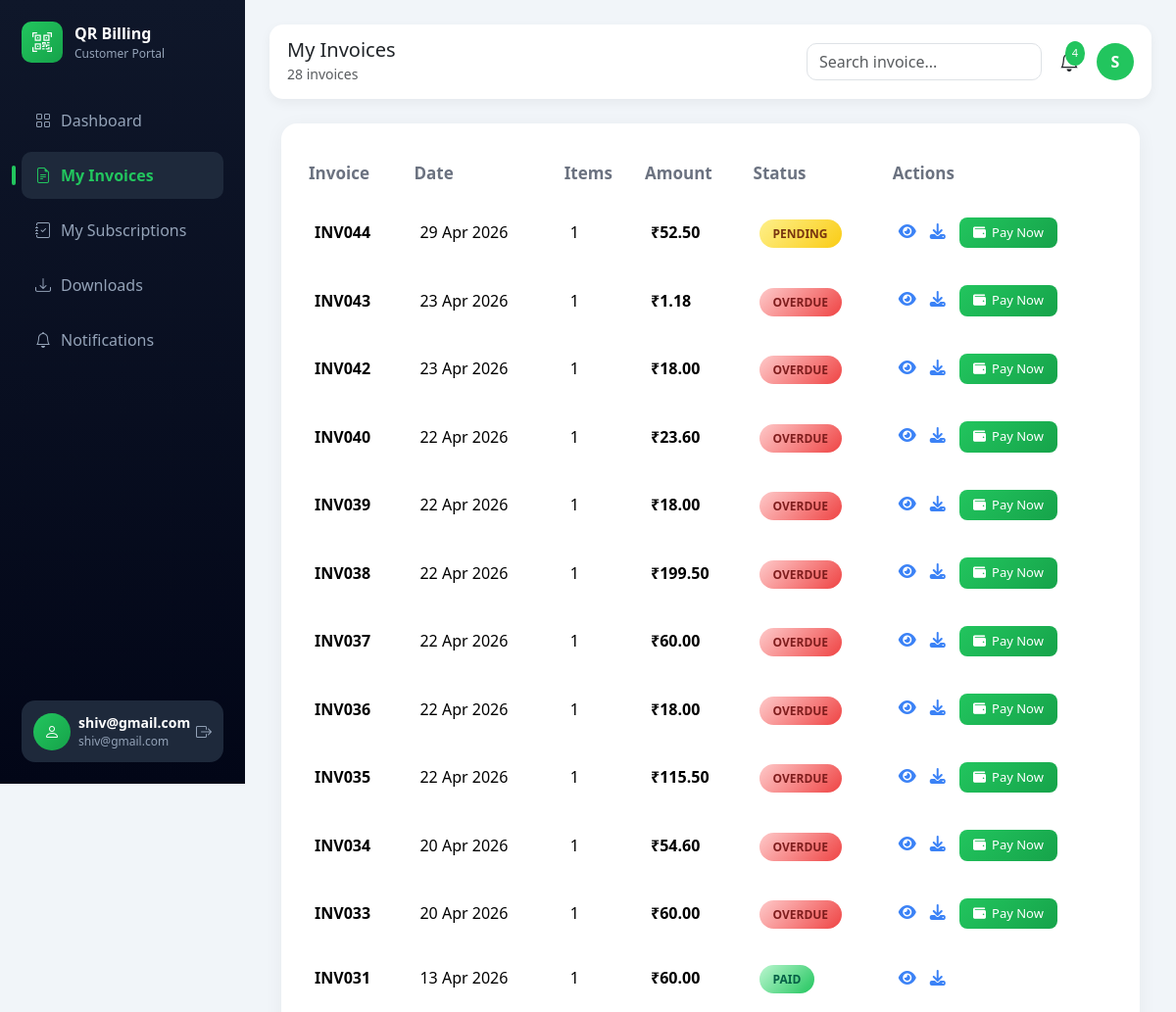
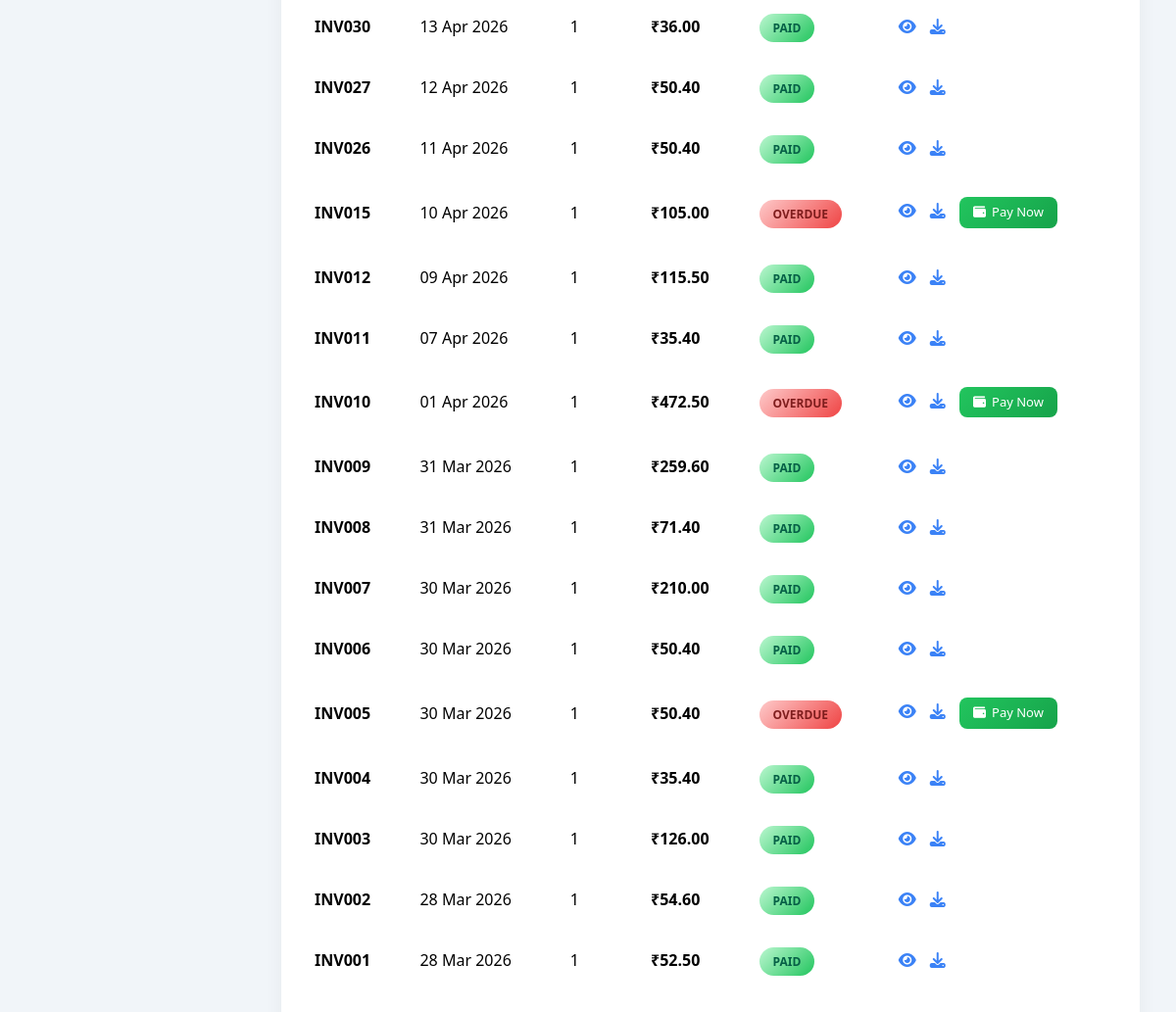
The app's page /invoice/my-invoices/ (signed in) with its own data (2 pictures, top to bottom).
### accounts/models.py (models this page shows, shortened)
class User(AbstractUser):
    USER_TYPE = (
        ('admin', 'Admin'),
        ('customer', 'Customer'),
    )
    user_type = models.CharField(max_length=20, choices=USER_TYPE)
    phone = models.CharField(max_length=15, blank=True, null=True)
    profile_image = models.ImageField(
        upload_to='profile_images/',
        blank=True,
        null=True
    )

### invoice/models.py (models this page shows, shortened)
class Invoice(models.Model):
    PAYMENT_STATUS = [
        ('PAID', 'Paid'),
        ('PENDING', 'Pending'),
        ('OVERDUE', 'Overdue'),
    ]
    INVOICE_TYPE = [
        ("PRODUCT", "Product"),
        ("SUBSCRIPTION", "Subscription"),
    ]
    invoice_number = models.CharField(max_length=20, unique=True, blank=True)
    customer = models.ForeignKey(
        settings.AUTH_USER_MODEL,
        on_delete=models.CASCADE
    )
    subscription = models.ForeignKey(
        Subscription,
        on_delete=models.CASCADE,
        null=True,
        blank=True
    )
    invoice_type = models.CharField(
        max_length=20,
        choices=INVOICE_TYPE,
        default="PRODUCT"
    )
    date = models.DateTimeField(auto_now_add=True)
    total_amount = models.DecimalField(max_digits=10, decimal_places=2, default=0)
    payment_status = models.CharField(
        max_length=20,
        choices=PAYMENT_STATUS,
        default='PENDING'
    )
    razorpay_order_id = models.CharField(max_length=200, blank=True, null=True)
    razorpay_payment_id = models.CharField(max_length=200, blank=True, null=True)

class InvoiceItem(models.Model):
    invoice = models.ForeignKey(
        Invoice,
        on_delete=models.CASCADE,
        related_name="items"
    )
    product = models.ForeignKey(Product, on_delete=models.CASCADE)
    quantity = models.PositiveIntegerField()
    discount = models.DecimalField(max_digits=5, decimal_places=2, default=0)
    gst_amount = models.DecimalField(max_digits=10, decimal_places=2, default=0)
    subtotal = models.DecimalField(max_digits=10, decimal_places=2, default=0)

### invoice/views.py (the view)
# urls.py: path("my-invoices/", views.my_invoices, name="my_invoices"),
@login_required
def my_invoices(request):
    invoices = Invoice.objects.filter(
        customer=request.user
    ).order_by("-date")
    return render(request, "dashboard/my_invoices.html", {
        "invoices": invoices,
        "RAZORPAY_KEY_ID": settings.RAZORPAY_KEY_ID
    })

### notifications/context_processors.py (called while the page is built)
def notification_data(request):
    if request.user.is_authenticated:
        latest_notifications = Notification.objects.filter(
            user=request.user
        ).order_by('-created_at')[:5]
        unread_notifications = Notification.objects.filter(
            user=request.user,
            is_read=False
        ).count()
    else:
        latest_notifications = []
        unread_notifications = 0
    return {
        'latest_notifications': latest_notifications,
        'unread_notifications': unread_notifications
    }

### billing/templates/dashboard/my_invoices.html (shortened to what this page needs)
{% extends "dashboard/customer_base.html" %}
{% block page_title %}
My Invoices
{% endblock %}
{% block page_subtitle %}
{{ invoices.count }} invoices
{% endblock %}
{% block content %}
<link rel="stylesheet" href="https://cdnjs.cloudflare.com/ajax/libs/font-awesome/6.5.0/css/all.min.css">
<div class="container-fluid">
<div class="invoice-card">
<div class="table-responsive">
<table class="table align-middle">
<thead>
<tr>
<th>Invoice</th>
<th>Date</th>
<th>Items</th>
<th>Amount</th>
<th>Status</th>
<th>Actions</th>
</tr>
</thead>
<tbody>
{% for invoice in invoices %}
<tr>
<td><strong>{{ invoice.invoice_number }}</strong></td>
<td>{{ invoice.date|date:"d M Y" }}</td>
<td>{{ invoice.items.all|length }}</td>
<td><strong>₹{{ invoice.total_amount }}</strong></td>
<td>
{% if invoice.payment_status == "PAID" %}
<span class="badge-paid">PAID</span>
{% elif invoice.payment_status == "PENDING" %}
<span class="badge-pending"
onclick="payNow('{{ invoice.razorpay_order_id|default:'' }}','{{ invoice.total_amount }}')">
PENDING
</span>
{% else %}
<span class="badge-overdue"
onclick="payNow('{{ invoice.razorpay_order_id|default:'' }}','{{ invoice.total_amount }}')">
OVERDUE
</span>
{% endif %}
</td>
<td>
<a href="{% url 'view_invoice' invoice.id %}" class="action-btn">
<i class="fa-solid fa-eye"></i>
</a>
<a href="{% url 'download_invoice' invoice.id %}" class="action-btn">
<i class="fa-solid fa-download"></i>
</a>
{% if invoice.payment_status != "PAID" %}
<button class="pay-btn"
onclick="payNow('{{ invoice.razorpay_order_id|default:'' }}','{{ invoice.total_amount }}')">
<i class="fa-solid fa-wallet"></i> Pay Now
</button>
{% endif %}
</td>
</tr>
{% endfor %}
</tbody>
</table>
</div>
</div>
</div>
{% endblock %}

### billing/templates/dashboard/customer_base.html (shortened to what this page needs)
<!DOCTYPE html>
{% load static %}
<html lang="en">
<head>
<link href="https://cdn.jsdelivr.net/npm/bootstrap@5.3.2/dist/css/bootstrap.min.css" rel="stylesheet">
<link href="https://cdn.jsdelivr.net/npm/bootstrap-icons@1.11.3/font/bootstrap-icons.css" rel="stylesheet">
</head>
<body>
<div class="sidebar d-flex flex-column">
<div>
<div class="logo">
<div class="logo-box">
<i class="bi bi-qr-code-scan"></i>
</div>
<div>
<div class="logo-title">QR Billing</div>
<div class="logo-sub">Customer Portal</div>
</div>
</div>
<a href="{% url 'customer_dashboard' %}" class="nav-link {% if request.resolver_match.url_name == 'customer_dashboard' %}active{% endif %}">
<i class="bi bi-grid"></i> Dashboard
</a>
<a href="{% url 'my_invoices' %}" class="nav-link {% if request.resolver_match.url_name == 'my_invoices' %}active{% endif %}">
<i class="bi bi-file-earmark-text"></i> My Invoices
</a>
<a href="{% url 'customer_subscriptions' %}"
   class="nav-link {% if 'customer_subscriptions' in request.resolver_match.url_name %}active{% endif %}">
   <i class="bi bi-journal-check"></i>  My Subscriptions
</a>
<a href="{% url 'customer_downloads' %}" class="nav-link {% if request.resolver_match.url_name == 'customer_downloads' %}active{% endif %}">
<i class="bi bi-download"></i> Downloads
</a>
<a href="{% url 'customer_notifications' %}" class="nav-link {% if request.resolver_match.url_name == 'customer_notifications' %}active{% endif %}">
<i class="bi bi-bell"></i> Notifications
</a>
</div>
<div class="mt-auto pt-3">
<div class="customer-box d-flex align-items-center justify-content-between">
<div class="d-flex align-items-center gap-2">
<div class="customer-icon">
<i class="bi bi-person"></i>
</div>
<div>
<div class="customer-name">
{{ request.user.username|default:"Customer" }}
</div>
<div class="customer-email">
{{ request.user.email }}
</div>
</div>
</div>
<a href="{% url 'logout' %}" class="logout-icon">
<i class="bi bi-box-arrow-right"></i>
</a>
</div>
</div>
</div>
<div class="main">
<div class="topbar">
<div>
<h5 class="mb-0">{% block page_title %}{% endblock %}</h5>
<small class="text-muted">{% block page_subtitle %}{% endblock %}</small>
</div>
<div class="topbar-right">
<form method="GET" action="{% url 'customer_search' %}">
<input type="text" name="q" class="form-control search-box" placeholder="Search invoice..." value="{{ request.GET.q }}">
</form>
<div class="notif-box" onclick="window.location.href='{% url 'customer_notifications' %}'">
<span id="notifCount" class="notif-badge" style="display:none;"></span>
</div>
<div style="position:relative">
<div class="user-avatar" onclick="toggleMenu()">
{{ request.user.username|first|upper }}
</div>
</div>
</div>
</div>
<div class="fade-in">
{% block content %}{% endblock %}
</div>
</div>
</body>
</html>

### billing/templates/dashboard/customer_base.html (style rules this page uses)
body { margin:0; background:#f1f5f9; font-family:'Segoe UI',sans-serif; }
.sidebar { width:250px; height:100vh; position:fixed; background:linear-gradient(180deg,#0f172a,#020617); padding:22px; color:#94a3b8; }
.logo { display:flex; align-items:center; gap:12px; margin-bottom:35px; }
.logo-box { width:42px; height:42px; background:linear-gradient(135deg,#22c55e,#16a34a); border-radius:10px; display:flex; align-items:center; justify-content:center; color:white; font-size:20px; }
.logo-title { color:white; font-weight:600; }
.logo-sub { font-size:12px; }
.sidebar .nav-link { color:#94a3b8; margin-bottom:8px; padding:12px 14px; border-radius:10px; display:flex; align-items:center; gap:10px; transition:0.25s; }
.sidebar .nav-link.active { background:#1e293b; color:#22c55e; font-weight:600; position:relative; }
.sidebar .nav-link.active::before { content:""; position:absolute; left:-10px; top:50%; transform:translateY(-50%); width:4px; height:20px; background:#22c55e; border-radius:4px; }
.main { margin-left:250px; padding:25px; }
.topbar { display:flex; justify-content:space-between; align-items:center; margin-bottom:25px; background:white; padding:14px 18px; border-radius:14px; box-shadow:0 4px 12px rgba(0,0,0,0.05); }
.topbar-right { display:flex; align-items:center; gap:18px; }
.search-box { width:240px; border-radius:10px; }
.notif-box { position:relative; cursor:pointer; }
.notif-badge { position:absolute; top:-6px; right:-6px; background:#22c55e; color:white; font-size:11px; padding:4px 7px; border-radius:50%; animation:pulse 1.5s infinite; }
.sidebar { display:flex; flex-direction:column; }
.user-avatar { width:38px; height:38px; border-radius:50%; background:#22c55e; color:white; display:flex; align-items:center; justify-content:center; font-weight:600; cursor:pointer; }
.customer-box { background:#1e293b; padding:12px; border-radius:14px; color:white; }
.customer-icon { width:38px; height:38px; border-radius:50%; background:linear-gradient(135deg,#22c55e,#16a34a); display:flex; align-items:center; justify-content:center; font-size:16px; }
.customer-name { font-size:14px; font-weight:600; }
.customer-email { font-size:12px; color:#94a3b8; white-space:nowrap; overflow:hidden; text-overflow:ellipsis; max-width:130px; }
.logout-icon { color:#94a3b8; font-size:16px; transition:0.2s; }
.fade-in { animation:fadeIn 0.5s ease; }

### billing/templates/dashboard/my_invoices.html (style rules this page uses)
.invoice-card { background:#fff; border-radius:16px; padding:20px; box-shadow:0 4px 20px rgba(0,0,0,0.05); }
.table { border-collapse:separate; border-spacing:0 10px; }
.table thead th { border:none; font-size:17px; color:#6b7280; }
.table tbody tr { background:#f9fafb; border-radius:12px; transition:0.2s; }
.table td { border:none; padding:14px; }
.badge-paid { background:linear-gradient(135deg,#bbf7d0,#22c55e); color:#065f46; padding:6px 14px; border-radius:20px; font-size:12px; font-weight:600; }
.badge-pending { background:linear-gradient(135deg,#fef08a,#facc15); color:#78350f; padding:6px 14px; border-radius:20px; font-size:12px; font-weight:600; cursor:pointer; }
.badge-overdue { background:linear-gradient(135deg,#fecaca,#ef4444); color:#7f1d1d; padding:6px 14px; border-radius:20px; font-size:12px; font-weight:600; cursor:pointer; }
.action-btn { margin-right:10px; color:#3b82f6; font-size:16px; text-decoration:none; }
.pay-btn { background:linear-gradient(135deg,#22c55e,#16a34a); color:#fff; border:none; padding:6px 14px; border-radius:8px; font-size:13px; font-weight:500; display:inline-flex; align-items:center; gap:6px; transition:0.2s; }

### records on screen
User: user.username "shiv@gmail.com", user.email "shiv@gmail.com", user.username|first "S"
Invoice: invoice_number "INV044", date "29 Apr 2026", items.all|length "1", total_amount "52.50"
Invoice: invoice_number "INV043", date "23 Apr 2026", items.all|length "1", total_amount "1.18"
Invoice: invoice_number "INV042", date "23 Apr 2026", items.all|length "1", total_amount "18.00"
Invoice: invoice_number "INV040", date "22 Apr 2026", items.all|length "1", total_amount "23.60"
Invoice: invoice_number "INV039", date "22 Apr 2026", items.all|length "1", total_amount "18.00"
Invoice: invoice_number "INV038", date "22 Apr 2026", items.all|length "1", total_amount "199.50"
Invoice: invoice_number "INV037", date "22 Apr 2026", items.all|length "1", total_amount "60.00"
Invoice: invoice_number "INV036", date "22 Apr 2026", items.all|length "1", total_amount "18.00"
Invoice: invoice_number "INV035", date "22 Apr 2026", items.all|length "1", total_amount "115.50"
Invoice: invoice_number "INV034", date "20 Apr 2026", items.all|length "1", total_amount "54.60"
Invoice: invoice_number "INV033", date "20 Apr 2026", items.all|length "1", total_amount "60.00"
Invoice: invoice_number "INV031", date "13 Apr 2026", items.all|length "1", total_amount "60.00", payment_status "PAID"
Invoice: invoice_number "INV030", date "13 Apr 2026", items.all|length "1", total_amount "36.00", payment_status "PAID"
Invoice: invoice_number "INV027", date "12 Apr 2026", items.all|length "1", total_amount "50.40", payment_status "PAID"
Invoice: invoice_number "INV026", date "11 Apr 2026", items.all|length "1", total_amount "50.40", payment_status "PAID"
Invoice: invoice_number "INV015", date "10 Apr 2026", items.all|length "1", total_amount "105.00"
Invoice: invoice_number "INV012", date "09 Apr 2026", items.all|length "1", total_amount "115.50", payment_status "PAID"
Invoice: invoice_number "INV011", date "07 Apr 2026", items.all|length "1", total_amount "35.40", payment_status "PAID"
Invoice: invoice_number "INV010", date "01 Apr 2026", items.all|length "1", total_amount "472.50"
Invoice: invoice_number "INV009", date "31 Mar 2026", items.all|length "1", total_amount "259.60", payment_status "PAID"
Invoice: invoice_number "INV008", date "31 Mar 2026", items.all|length "1", total_amount "71.40", payment_status "PAID"
Invoice: invoice_number "INV007", date "30 Mar 2026", items.all|length "1", total_amount "210.00", payment_status "PAID"
Invoice: invoice_number "INV006", date "30 Mar 2026", items.all|length "1", total_amount "50.40", payment_status "PAID"
Invoice: invoice_number "INV005", date "30 Mar 2026", items.all|length "1", total_amount "50.40"
Invoice: invoice_number "INV004", date "30 Mar 2026", items.all|length "1", total_amount "35.40", payment_status "PAID"
Invoice: invoice_number "INV003", date "30 Mar 2026", items.all|length "1", total_amount "126.00", payment_status "PAID"
Invoice: invoice_number "INV002", date "28 Mar 2026", items.all|length "1", total_amount "54.60", payment_status "PAID"
Invoice: invoice_number "INV001", date "28 Mar 2026", items.all|length "1", total_amount "52.50", payment_status "PAID"

### other values on screen
{{ invoices.count }} "28"
